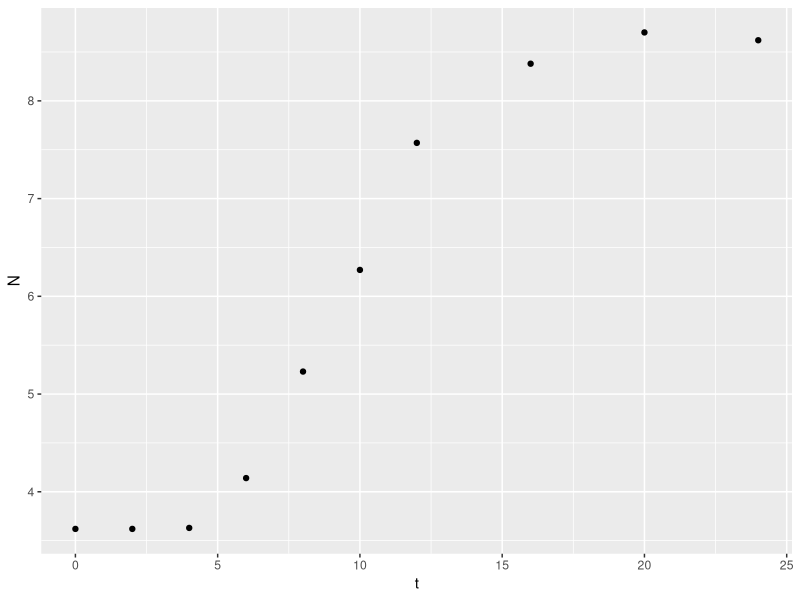
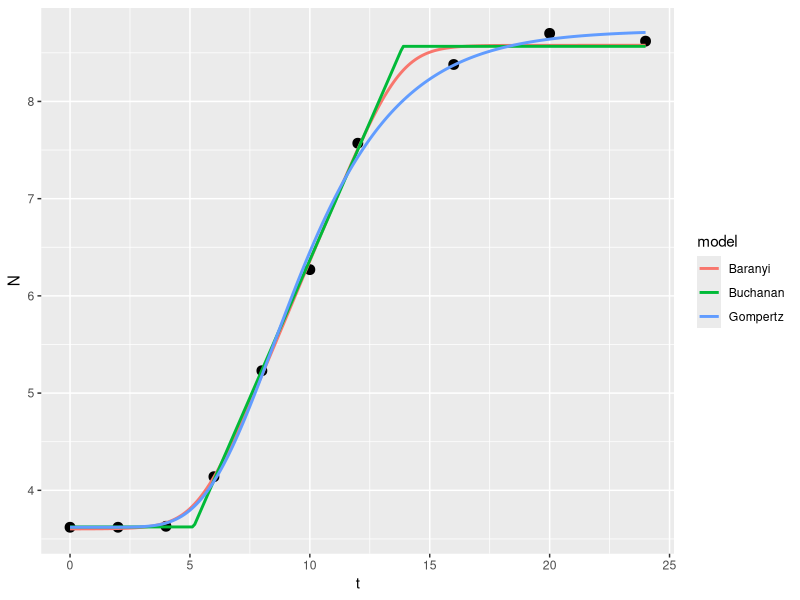

Generate these figures, in order, with R:
##########################################################
### Basic example script for growth model fitting ########
### Tom Smith 2017
### Can be used for fitting to logged cell counts, or for raw OD data (as OD scales logarithmically with time)
### though note that I've had some issues with baranyi r max looking weird from OD data...

rm(list = ls())
graphics.off()

library("minpack.lm") # for nls Levenberg-Marquardt fitting
library("ggplot2")

###########################
#### Functions to load ####
###########################

### Baranyi, Buchanan and Gompertz microbial growth models
### all have the same 4 parameters:
### t_lag - the lag time
### r_max - maximum growth rate
### N_max - carrying capacity
### N_min - starting population size (or OD)
###
### you need to give them t (time) and N (population size, i.e. log(cell count) or OD measurement)


baranyi_model <- function(t, r_max, N_max, N_min, t_lag){
  # baranyi model (Baranyi 1993)
  return(N_max + log10((-1+exp(r_max*t_lag) + exp(r_max*t))/(exp(r_max*t) - 1 + exp(r_max*t_lag) * 10^(N_max-N_min))))
}


buchanan_model <- function(t, r_max, N_max, N_min, t_lag){
  # buchanan model - three phase logistic (buchanan 1997)
  return(N_min + (t >= t_lag) * (t <= (t_lag + (N_max - N_min) * log(10)/r_max)) * r_max * (t - t_lag)/log(10) +
           (t >= t_lag) * (t > (t_lag + (N_max - N_min) * log(10)/r_max)) * (N_max - N_min))
}


gompertz_model <- function(t, r_max, N_max, N_min, t_lag){
  # modified gompertz growth model (see Zwietering 1990)
  return(N_min + (N_max - N_min) * exp(-exp(r_max * exp(1) * (t_lag - t)/((N_max - N_min) * log(10)) + 1)))
}


####
### create some cell count data just as an example ###
####

time <- c(0, 2, 4, 6, 8, 10, 12, 16, 20, 24) # timepoints (in hours maybe?)
log_cells <- c(3.62, 3.62, 3.63, 4.14, 5.23, 6.27, 7.57, 8.38, 8.70, 8.62) # logged cell counts

data <- data.frame(time, log_cells)
names(data) <- c("t", "N")

# this is what it looks like:

ggplot(data, aes(x = t, y = N)) + geom_point()
# wow, thats a really great sigmoid growth curve, almost as if
# the data was entirely made-up for the purposes of this example...

# generate some starting values for the models:

N_min_start <- min(data$N)
N_max_start <- max(data$N)
t_lag_start <- data$t[which.max(diff(diff(data$N)))]
r_max_start <- max(diff(data$N))/mean(diff(data$t))

############
## fit the models
############

fit_baranyi <- nlsLM(N ~ baranyi_model(t = t, r_max, N_max, N_min, t_lag), data,
              list(t_lag=t_lag_start, r_max=r_max_start, N_min = N_min_start, N_max = N_max_start))


fit_buchanan <- nlsLM(N ~ buchanan_model(t = t, r_max, N_max, N_min, t_lag), data,
                        list(t_lag=t_lag_start, r_max=r_max_start, N_min = N_min_start, N_max = N_max_start))

fit_gompertz <- nlsLM(N ~ gompertz_model(t = t, r_max, N_max, N_min, t_lag), data,
                      list(t_lag=t_lag_start, r_max=r_max_start, N_min = N_min_start, N_max = N_max_start))

summary(fit_baranyi)
summary(fit_buchanan)
summary(fit_gompertz)

#############
## and a quick bit of plotting just to see how they look...
#############

timepoints <- seq(0, 24, 0.1)
baranyi_points <- baranyi_model(t = timepoints, r_max = coef(fit_baranyi)["r_max"], N_max = coef(fit_baranyi)["N_max"],
                                N_min = coef(fit_baranyi)["N_min"], t_lag = coef(fit_baranyi)["t_lag"])
buchanan_points <- buchanan_model(t = timepoints, r_max = coef(fit_buchanan)["r_max"], N_max = coef(fit_buchanan)["N_max"],
                                N_min = coef(fit_buchanan)["N_min"], t_lag = coef(fit_buchanan)["t_lag"])
gompertz_points <- gompertz_model(t = timepoints, r_max = coef(fit_gompertz)["r_max"], N_max = coef(fit_gompertz)["N_max"],
                                N_min = coef(fit_gompertz)["N_min"], t_lag = coef(fit_gompertz)["t_lag"])

df1 <- data.frame(timepoints, baranyi_points)
df1$model <- "Baranyi"
names(df1) <- c("t", "N", "model")

df2 <- data.frame(timepoints, buchanan_points)
df2$model <- "Buchanan"
names(df2) <- c("t", "N", "model")

df3 <- data.frame(timepoints, gompertz_points)
df3$model <- "Gompertz"
names(df3) <- c("t", "N", "model")

model_frame <- rbind(df1, df2, df3)

ggplot(data, aes(x = t, y = N)) +
  geom_point(size = 3) +
  geom_line(data = model_frame, aes(x = t, y = N, col = model), size = 1)
